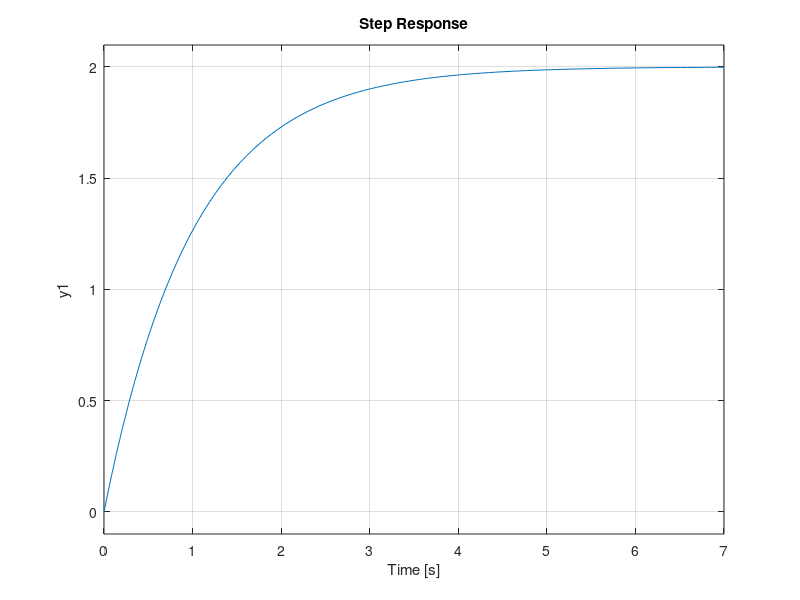

MATLAB code for this plot:
clc, clear

%% Representacion de estado

% Ejercicio

% ẋ = [-3 1]x + [2]u
%     [-2 0]    [4]

% y = [1 0]x

%% Desarrollo

% De acuerdo al ejercicio dado se identifican las matrices A,B,C,D 
A = [-3 1;-2 0];
B = [2; 4];
C = [1 0];
D = 0;

% Se obtienen los espacios de estado y su funcion de transferencia
sys = ss(A,B,C,D)

[num,den] = ss2tf(A,B,C,D);
G = tf(num,den)

step(G)

% [zz,pp,kk] = ss2zp(A,B,C,D);
% G1 = zpk(zz,pp,kk)

